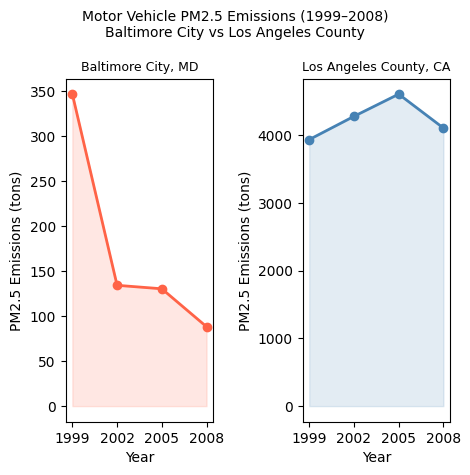

Write Python code to recreate this figure.
#!/usr/bin/env python
"""
Plot 6: Baltimore City vs Los Angeles County — which city saw greater change
in motor vehicle (ON-ROAD) PM2.5 emissions from 1999–2008?
Side-by-side line charts for direct comparison.
"""

import pyreadr
import pandas as pd
import matplotlib.pyplot as plt

# Read data
NEI = pyreadr.read_r("ExploratoryDataAnalysis/summarySCC_PM25.rds")[None]
NEI["Emissions"] = pd.to_numeric(NEI["Emissions"], errors="coerce")
NEI["year"] = NEI["year"].astype(int)

# Filter both cities, ON-ROAD only
motor_both = NEI[
    (NEI["fips"].isin(["24510", "06037"])) & (NEI["type"] == "ON-ROAD")
].copy()
motor_both["City"] = motor_both["fips"].map({
    "24510": "Baltimore City, MD",
    "06037": "Los Angeles County, CA"
})

grouped = motor_both.groupby(["City", "year"])["Emissions"].sum().reset_index()
colors = {"Baltimore City, MD": "tomato", "Los Angeles County, CA": "steelblue"}

fig, axes = plt.subplots(1, 2, figsize=(480/100, 480/100), dpi=100)
for ax, (city, group) in zip(axes, grouped.groupby("City")):
    ax.plot(group["year"], group["Emissions"], marker="o", color=colors[city], linewidth=2)
    ax.fill_between(group["year"], group["Emissions"], alpha=0.15, color=colors[city])
    ax.set_title(city, fontsize=9)
    ax.set_xlabel("Year")
    ax.set_ylabel("PM2.5 Emissions (tons)")
    ax.set_xticks([1999, 2002, 2005, 2008])

fig.suptitle("Motor Vehicle PM2.5 Emissions (1999–2008)\nBaltimore City vs Los Angeles County", fontsize=10)
plt.tight_layout()
plt.savefig("plot6.png", dpi=100, bbox_inches="tight")
plt.close()

# Print % change summary
print("% change in motor vehicle emissions (1999 → 2008):")
for city, group in grouped.groupby("City"):
    start = group[group["year"] == 1999]["Emissions"].values[0]
    end = group[group["year"] == 2008]["Emissions"].values[0]
    print(f"  {city}: {((end/start)-1)*100:.1f}%")
print("\nPlot 6 saved as plot6.png")
